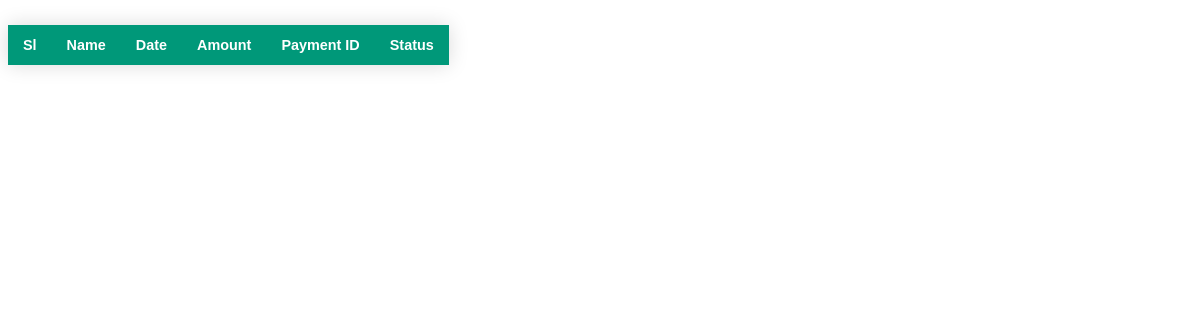
The app's page /, older data.
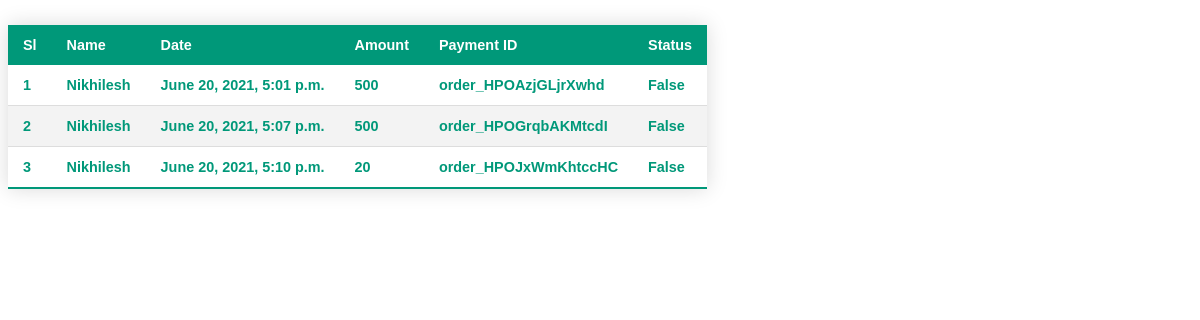
The same page, newer data.
### collectfee/models.py (models this page shows, shortened)
class Order(models.Model):
    order_product = models.CharField(max_length=100)
    order_amount = models.CharField(max_length=25)
    order_payment_id = models.CharField(max_length=100)
    isPaid = models.BooleanField(default=False)
    order_date = models.DateTimeField(auto_now=True)

### collectfee/views.py (the view)
# urls.py: path('', home, name="home"),
def home(request):
    payments = Order.objects.all()
    context = {
        'payments': payments
    }
    return render(request, 'index.html', context)

### templates/index.html (shortened to what this page needs)
{% load static %}
<!DOCTYPE html>
<html lang="en">
<head>
    <link rel="stylesheet" type="text/css" href="{% static 'css/main.css' %}" />
</head>
<body>
    <table class="styled-table">
        <thead>
            <tr>
                <th>Sl</th>
                <th>Name</th>
                <th>Date</th>
                <th>Amount</th>
                <th>Payment ID</th>
                <th>Status</th>
            </tr>
        </thead>
        <tbody>
            {% for payment in payments %}
            <tr class="active-row">
            <td>{{payment.id}}</td>
            <td>{{payment.order_product}}</td>
            <td>{{payment.order_date}}</td>
            <td>{{payment.order_amount}}</td>
            <td>{{payment.order_payment_id}}</td>
            <td>{{payment.isPaid}}</td>
            </tr>
            {% endfor %}
        </tbody>
    </table>
</body>
</html>

Row changes from the older to the newer data that the page shows:
added Order: id "1", order_product "Nikhilesh", order_date "June 20, 2021, 5:01 p.m.", order_amount "500", order_payment_id "order_HPOAzjGLjrXwhd", isPaid "False"
added Order: id "2", order_product "Nikhilesh", order_date "June 20, 2021, 5:07 p.m.", order_amount "500", order_payment_id "order_HPOGrqbAKMtcdI", isPaid "False"
added Order: id "3", order_product "Nikhilesh", order_date "June 20, 2021, 5:10 p.m.", order_amount "20", order_payment_id "order_HPOJxWmKhtccHC", isPaid "False"
